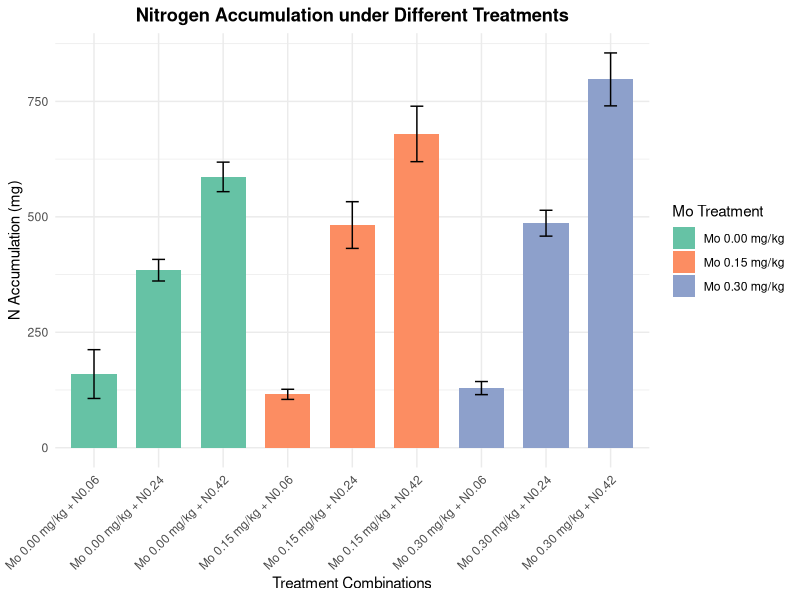

Reproduce this figure in R.
## ---- chunk 1
knitr::opts_chunk$set(echo = TRUE)
if (!require(ggplot2)) install.packages("ggplot2")
if (!require(dplyr)) install.packages("dplyr")
data <- data.frame(
  Indicator = rep("N accumulation (mg)", 9),
  Treatment1 = c("Mo 0.00 mg/kg", "Mo 0.00 mg/kg", "Mo 0.00 mg/kg",
                 "Mo 0.15 mg/kg", "Mo 0.15 mg/kg", "Mo 0.15 mg/kg",
                 "Mo 0.30 mg/kg", "Mo 0.30 mg/kg", "Mo 0.30 mg/kg"),
  Treatment2 = c("N0.06", "N0.24", "N0.42", "N0.06", "N0.24", "N0.42", 
                 "N0.06", "N0.24", "N0.42"),
  Mean = c(159.46149, 384.41425, 586.43785, 115.61516, 482.21422, 679.52815,
           129.15355, 486.20496, 797.59174),
  SD = c(52.85056, 23.37657, 31.96027, 10.96387, 50.5475, 60.0271,
         14.20665, 27.96296, 57.28248),
  Variance = c("f", "e", "c", "f", "d", "b", "f", "d", "a")
)

data <- data %>% mutate(Combined_Treatment = paste(Treatment1, "+", Treatment2))
library(ggplot2)
library(dplyr)

ggplot(data, aes(x = Combined_Treatment, y = Mean, fill = Treatment1)) +
  geom_bar(stat = "identity", position = position_dodge(), width = 0.7) +
  geom_errorbar(aes(ymin = Mean - SD, ymax = Mean + SD), 
                width = 0.2, position = position_dodge(0.7)) +
  labs(title = "Nitrogen Accumulation under Different Treatments",
       x = "Treatment Combinations",
       y = "N Accumulation (mg)",
       fill = "Mo Treatment") +
  scale_fill_brewer(palette = "Set2") +
  theme_minimal() +
  theme(axis.text.x = element_text(angle = 45, hjust = 1),
        plot.title = element_text(hjust = 0.5, face = "bold"))

